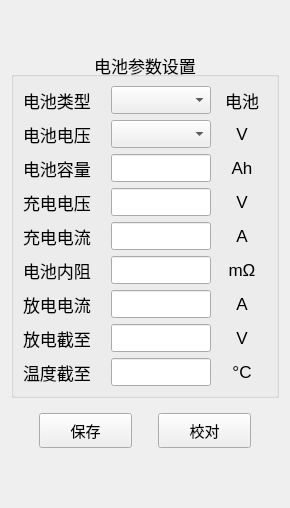
        <widget class="QWidget" name="widget_6" native="true">
         <property name="minimumSize">
          <size>
           <width>290</width>
           <height>0</height>
          </size>
         </property>
         <property name="maximumSize">
          <size>
           <width>290</width>
           <height>16777215</height>
          </size>
         </property>
         <layout class="QVBoxLayout" name="verticalLayout_6">
          <item>
           <spacer name="verticalSpacer">
            <property name="orientation">
             <enum>Qt::Vertical</enum>
            </property>
            <property name="sizeHint" stdset="0">
             <size>
              <width>20</width>
              <height>40</height>
             </size>
            </property>
           </spacer>
          </item>
          <item>
           <widget class="QGroupBox" name="groupBox">
            <property name="sizePolicy">
             <sizepolicy hsizetype="Expanding" vsizetype="Preferred">
              <horstretch>0</horstretch>
              <verstretch>0</verstretch>
             </sizepolicy>
            </property>
            <property name="font">
             <font>
              <pointsize>13</pointsize>
             </font>
            </property>
            <property name="layoutDirection">
             <enum>Qt::LeftToRight</enum>
            </property>
            <property name="title">
             <string>电池参数设置</string>
            </property>
            <property name="alignment">
             <set>Qt::AlignCenter</set>
            </property>
            <layout class="QVBoxLayout" name="verticalLayout_3">
             <item>
              <layout class="QGridLayout" name="gridLayout">
               <item row="6" column="1">
                <widget class="QLineEdit" name="EditDischargeA">
                 <property name="sizePolicy">
                  <sizepolicy hsizetype="Preferred" vsizetype="Fixed">
                   <horstretch>0</horstretch>
                   <verstretch>0</verstretch>
                  </sizepolicy>
                 </property>
                 <property name="minimumSize">
                  <size>
                   <width>90</width>
                   <height>0</height>
                  </size>
                 </property>
                 <property name="maximumSize">
                  <size>
                   <width>100</width>
                   <height>16777215</height>
                  </size>
                 </property>
                </widget>
               </item>
               <item row="3" column="2">
                <widget class="QLabel" name="label_22">
                 <property name="maximumSize">
                  <size>
                   <width>50</width>
                   <height>16777215</height>
                  </size>
                 </property>
                 <property name="text">
                  <string>V</string>
                 </property>
                 <property name="alignment">
                  <set>Qt::AlignCenter</set>
                 </property>
                </widget>
               </item>
               <item row="4" column="2">
                <widget class="QLabel" name="label_23">
                 <property name="maximumSize">
                  <size>
                   <width>50</width>
                   <height>16777215</height>
                  </size>
                 </property>
                 <property name="text">
                  <string>A</string>
                 </property>
                 <property name="alignment">
                  <set>Qt::AlignCenter</set>
                 </property>
                </widget>
               </item>
               <item row="5" column="1">
                <widget class="QLineEdit" name="EditBatteryOmega">
                 <property name="sizePolicy">
                  <sizepolicy hsizetype="Preferred" vsizetype="Fixed">
                   <horstretch>0</horstretch>
                   <verstretch>0</verstretch>
                  </sizepolicy>
                 </property>
                 <property name="minimumSize">
                  <size>
                   <width>90</width>
                   <height>0</height>
                  </size>
                 </property>
                 <property name="maximumSize">
                  <size>
                   <width>100</width>
                   <height>16777215</height>
                  </size>
                 </property>
                </widget>
               </item>
               <item row="7" column="2">
                <widget class="QLabel" name="label_26">
                 <property name="maximumSize">
                  <size>
                   <width>50</width>
                   <height>16777215</height>
                  </size>
                 </property>
                 <property name="text">
                  <string>V</string>
                 </property>
                 <property name="alignment">
                  <set>Qt::AlignCenter</set>
                 </property>
                </widget>
               </item>
               <item row="6" column="0">
                <widget class="QLabel" name="label_16">
                 <property name="maximumSize">
                  <size>
                   <width>100</width>
                   <height>16777215</height>
                  </size>
                 </property>
                 <property name="text">
                  <string>放电电流</string>
                 </property>
                </widget>
               </item>
               <item row="8" column="0">
                <widget class="QLabel" name="label_18">
                 <property name="maximumSize">
                  <size>
                   <width>100</width>
                   <height>16777215</height>
                  </size>
                 </property>
                 <property name="text">
                  <string>温度截至</string>
                 </property>
                </widget>
               </item>
               <item row="3" column="0">
                <widget class="QLabel" name="label_13">
                 <property name="maximumSize">
                  <size>
                   <width>100</width>
                   <height>16777215</height>
                  </size>
                 </property>
                 <property name="text">
                  <string>充电电压</string>
                 </property>
                </widget>
               </item>
               <item row="5" column="2">
                <widget class="QLabel" name="label_24">
                 <property name="maximumSize">
                  <size>
                   <width>50</width>
                   <height>16777215</height>
                  </size>
                 </property>
                 <property name="text">
                  <string>mΩ</string>
                 </property>
                 <property name="alignment">
                  <set>Qt::AlignCenter</set>
                 </property>
                </widget>
               </item>
               <item row="6" column="2">
                <widget class="QLabel" name="label_25">
                 <property name="maximumSize">
                  <size>
                   <width>50</width>
                   <height>16777215</height>
                  </size>
                 </property>
                 <property name="text">
                  <string>A</string>
                 </property>
                 <property name="alignment">
                  <set>Qt::AlignCenter</set>
                 </property>
                </widget>
               </item>
               <item row="1" column="2">
                <widget class="QLabel" name="label_20">
                 <property name="maximumSize">
                  <size>
                   <width>50</width>
                   <height>16777215</height>
                  </size>
                 </property>
                 <property name="text">
                  <string>V</string>
                 </property>
                 <property name="alignment">
                  <set>Qt::AlignCenter</set>
                 </property>
                </widget>
               </item>
               <item row="0" column="0">
                <widget class="QLabel" name="label_10">
                 <property name="maximumSize">
                  <size>
                   <width>100</width>
                   <height>16777215</height>
                  </size>
                 </property>
                 <property name="text">
                  <string>电池类型</string>
                 </property>
                </widget>
               </item>
               <item row="8" column="2">
                <widget class="QLabel" name="label_27">
                 <property name="maximumSize">
                  <size>
                   <width>50</width>
                   <height>16777215</height>
                  </size>
                 </property>
                 <property name="text">
                  <string>°C</string>
                 </property>
                 <property name="alignment">
                  <set>Qt::AlignCenter</set>
                 </property>
                </widget>
               </item>
               <item row="4" column="0">
                <widget class="QLabel" name="label_14">
                 <property name="maximumSize">
                  <size>
                   <width>100</width>
                   <height>16777215</height>
                  </size>
                 </property>
                 <property name="text">
                  <string>充电电流</string>
                 </property>
                </widget>
               </item>
               <item row="4" column="1">
                <widget class="QLineEdit" name="EditChargeA">
                 <property name="sizePolicy">
                  <sizepolicy hsizetype="Preferred" vsizetype="Fixed">
                   <horstretch>0</horstretch>
                   <verstretch>0</verstretch>
                  </sizepolicy>
                 </property>
                 <property name="minimumSize">
                  <size>
                   <width>90</width>
                   <height>0</height>
                  </size>
                 </property>
                 <property name="maximumSize">
                  <size>
                   <width>100</width>
                   <height>16777215</height>
                  </size>
                 </property>
                </widget>
               </item>
               <item row="0" column="1">
                <widget class="QComboBox" name="boxBatteryType">
                 <property name="sizePolicy">
                  <sizepolicy hsizetype="Preferred" vsizetype="Fixed">
                   <horstretch>0</horstretch>
                   <verstretch>0</verstretch>
                  </sizepolicy>
                 </property>
                 <property name="minimumSize">
                  <size>
                   <width>90</width>
                   <height>0</height>
                  </size>
                 </property>
                 <property name="maximumSize">
                  <size>
                   <width>100</width>
                   <height>16777215</height>
                  </size>
                 </property>
                 <item>
                  <property name="text">
                   <string/>
                  </property>
                 </item>
                 <item>
                  <property name="text">
                   <string>锂离子</string>
                  </property>
                 </item>
                 <item>
                  <property name="text">
                   <string>铁锂</string>
                  </property>
                 </item>
                 <item>
                  <property name="text">
                   <string>铅酸</string>
                  </property>
                 </item>
                 <item>
                  <property name="text">
                   <string>镍氢</string>
                  </property>
                 </item>
                </widget>
               </item>
               <item row="8" column="1">
                <widget class="QLineEdit" name="EditProtectT">
                 <property name="sizePolicy">
                  <sizepolicy hsizetype="Preferred" vsizetype="Fixed">
                   <horstretch>0</horstretch>
                   <verstretch>0</verstretch>
                  </sizepolicy>
                 </property>
                 <property name="minimumSize">
                  <size>
                   <width>90</width>
                   <height>0</height>
                  </size>
                 </property>
                 <property name="maximumSize">
                  <size>
                   <width>100</width>
                   <height>16777215</height>
                  </size>
                 </property>
                </widget>
               </item>
               <item row="7" column="1">
                <widget class="QLineEdit" name="EditDischargeRate">
                 <property name="sizePolicy">
                  <sizepolicy hsizetype="Preferred" vsizetype="Fixed">
                   <horstretch>0</horstretch>
                   <verstretch>0</verstretch>
                  </sizepolicy>
                 </property>
                 <property name="minimumSize">
                  <size>
                   <width>90</width>
                   <height>0</height>
                  </size>
                 </property>
                 <property name="maximumSize">
                  <size>
                   <width>100</width>
                   <height>16777215</height>
                  </size>
                 </property>
                </widget>
               </item>
               <item row="1" column="0">
                <widget class="QLabel" name="label_11">
                 <property name="maximumSize">
                  <size>
                   <width>100</width>
                   <height>16777215</height>
                  </size>
                 </property>
                 <property name="text">
                  <string>电池电压</string>
                 </property>
                </widget>
               </item>
               <item row="1" column="1">
                <widget class="QComboBox" name="boxBatteryV">
                 <property name="sizePolicy">
                  <sizepolicy hsizetype="Preferred" vsizetype="Fixed">
                   <horstretch>0</horstretch>
                   <verstretch>0</verstretch>
                  </sizepolicy>
                 </property>
                 <property name="minimumSize">
                  <size>
                   <width>90</width>
                   <height>0</height>
                  </size>
                 </property>
                 <property name="maximumSize">
                  <size>
                   <width>100</width>
                   <height>16777215</height>
                  </size>
                 </property>
                </widget>
               </item>
               <item row="2" column="2">
                <widget class="QLabel" name="label_21">
                 <property name="maximumSize">
                  <size>
                   <width>50</width>
                   <height>16777215</height>
                  </size>
                 </property>
                 <property name="text">
                  <string>Ah</string>
                 </property>
                 <property name="alignment">
                  <set>Qt::AlignCenter</set>
                 </property>
                </widget>
               </item>
               <item row="2" column="1">
                <widget class="QLineEdit" name="EditBatteryAh">
                 <property name="sizePolicy">
                  <sizepolicy hsizetype="Preferred" vsizetype="Fixed">
                   <horstretch>0</horstretch>
                   <verstretch>0</verstretch>
                  </sizepolicy>
                 </property>
                 <property name="minimumSize">
                  <size>
                   <width>90</width>
                   <height>0</height>
                  </size>
                 </property>
                 <property name="maximumSize">
                  <size>
                   <width>100</width>
                   <height>16777215</height>
                  </size>
                 </property>
                </widget>
               </item>
               <item row="3" column="1">
                <widget class="QLineEdit" name="EditChargeV">
                 <property name="sizePolicy">
                  <sizepolicy hsizetype="Preferred" vsizetype="Fixed">
                   <horstretch>0</horstretch>
                   <verstretch>0</verstretch>
                  </sizepolicy>
                 </property>
                 <property name="minimumSize">
                  <size>
                   <width>90</width>
                   <height>0</height>
                  </size>
                 </property>
                 <property name="maximumSize">
                  <size>
                   <width>100</width>
                   <height>16777215</height>
                  </size>
                 </property>
                </widget>
               </item>
               <item row="5" column="0">
                <widget class="QLabel" name="label_15">
                 <property name="maximumSize">
                  <size>
                   <width>100</width>
                   <height>16777215</height>
                  </size>
                 </property>
                 <property name="text">
                  <string>电池内阻</string>
                 </property>
                </widget>
               </item>
               <item row="7" column="0">
                <widget class="QLabel" name="label_17">
                 <property name="maximumSize">
                  <size>
                   <width>100</width>
                   <height>16777215</height>
                  </size>
                 </property>
                 <property name="text">
                  <string>放电截至</string>
                 </property>
                </widget>
               </item>
               <item row="0" column="2">
                <widget class="QLabel" name="label_19">
                 <property name="maximumSize">
                  <size>
                   <width>50</width>
                   <height>16777215</height>
                  </size>
                 </property>
                 <property name="text">
                  <string>电池</string>
                 </property>
                 <property name="alignment">
                  <set>Qt::AlignCenter</set>
                 </property>
                </widget>
               </item>
               <item row="2" column="0">
                <widget class="QLabel" name="label_12">
                 <property name="maximumSize">
                  <size>
                   <width>100</width>
                   <height>16777215</height>
                  </size>
                 </property>
                 <property name="text">
                  <string>电池容量</string>
                 </property>
                </widget>
               </item>
              </layout>
             </item>
            </layout>
           </widget>
          </item>
          <item>
           <widget class="QWidget" name="widget_5" native="true">
            <layout class="QHBoxLayout" name="horizontalLayout_2">
             <item>
              <spacer name="horizontalSpacer_4">
               <property name="orientation">
                <enum>Qt::Horizontal</enum>
               </property>
               <property name="sizeHint" stdset="0">
                <size>
                 <width>40</width>
                 <height>20</height>
                </size>
               </property>
              </spacer>
             </item>
             <item>
              <widget class="QPushButton" name="btnConfirm">
               <property name="sizePolicy">
                <sizepolicy hsizetype="Preferred" vsizetype="Fixed">
                 <horstretch>0</horstretch>
                 <verstretch>0</verstretch>
                </sizepolicy>
               </property>
               <property name="minimumSize">
                <size>
                 <width>93</width>
                 <height>35</height>
                </size>
               </property>
               <property name="font">
                <font>
                 <pointsize>11</pointsize>
                </font>
               </property>
               <property name="text">
                <string>保存</string>
               </property>
              </widget>
             </item>
             <item>
              <spacer name="horizontalSpacer_3">
               <property name="orientation">
                <enum>Qt::Horizontal</enum>
               </property>
               <property name="sizeHint" stdset="0">
                <size>
                 <width>40</width>
                 <height>20</height>
                </size>
               </property>
              </spacer>
             </item>
             <item>
              <widget class="QPushButton" name="btncheckText">
               <property name="sizePolicy">
                <sizepolicy hsizetype="Preferred" vsizetype="Fixed">
                 <horstretch>0</horstretch>
                 <verstretch>0</verstretch>
                </sizepolicy>
               </property>
               <property name="minimumSize">
                <size>
                 <width>93</width>
                 <height>35</height>
                </size>
               </property>
               <property name="font">
                <font>
                 <pointsize>11</pointsize>
                </font>
               </property>
               <property name="text">
                <string>校对</string>
               </property>
              </widget>
             </item>
             <item>
              <spacer name="horizontalSpacer_5">
               <property name="orientation">
                <enum>Qt::Horizontal</enum>
               </property>
               <property name="sizeHint" stdset="0">
                <size>
                 <width>40</width>
                 <height>20</height>
                </size>
               </property>
              </spacer>
             </item>
            </layout>
           </widget>
          </item>
          <item>
           <spacer name="verticalSpacer_2">
            <property name="orientation">
             <enum>Qt::Vertical</enum>
            </property>
            <property name="sizeHint" stdset="0">
             <size>
              <width>20</width>
              <height>40</height>
             </size>
            </property>
           </spacer>
          </item>
         </layout>
        </widget>
